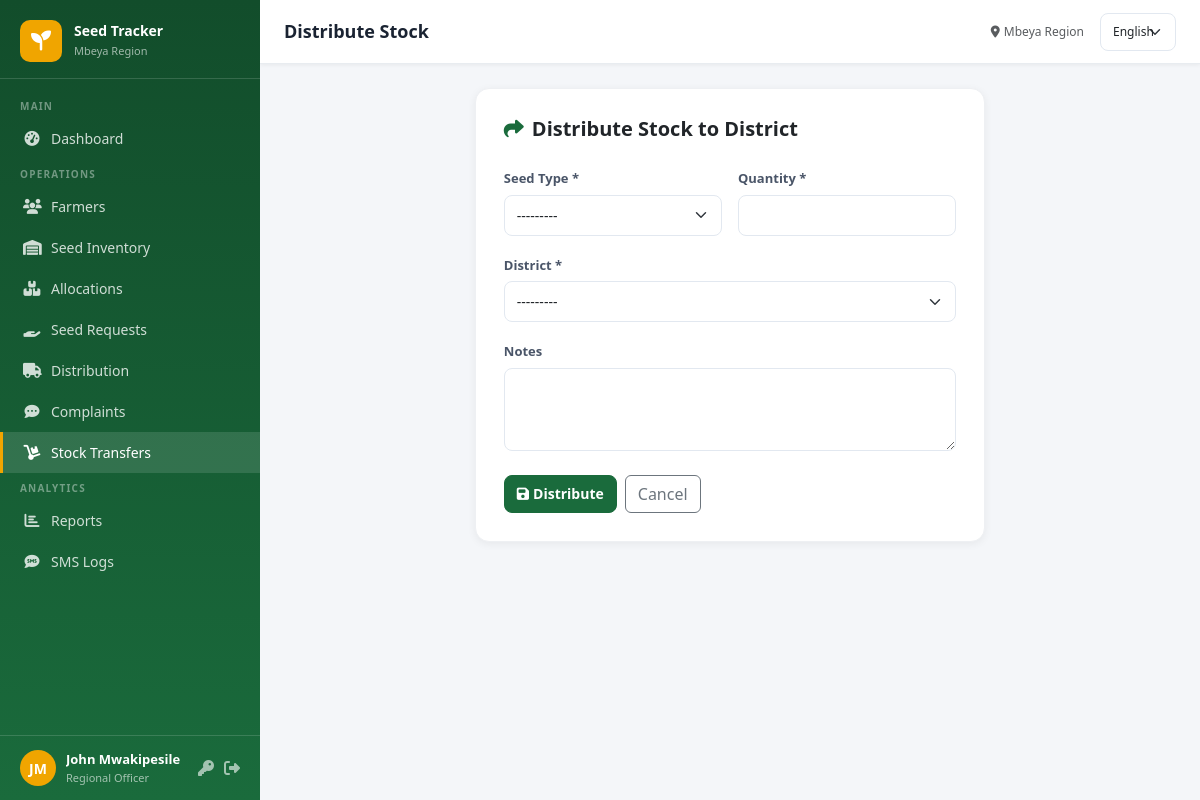
The app's page /stock/distribute/ (signed in) with its own data.
### core/models.py (models this page shows, shortened)
class CustomUser(AbstractUser):
    ROLE_CHOICES = [
        ('admin', _('System Administrator')),
        ('regional', _('Regional Officer')),
        ('district', _('District Officer')),
        ('ward', _('Ward Officer')),
        ('village', _('Village Officer')),
        ('extension', _('Agricultural Extension Officer (Bwana Shamba)')),
        ('farmer', _('Farmer (Mkulima)')),
    ]
    role = models.CharField(max_length=20, choices=ROLE_CHOICES, default='village')
    region = models.ForeignKey(Region, on_delete=models.SET_NULL, null=True, blank=True)
    district = models.ForeignKey(District, on_delete=models.SET_NULL, null=True, blank=True)
    ward = models.ForeignKey(Ward, on_delete=models.SET_NULL, null=True, blank=True)
    village = models.ForeignKey(Village, on_delete=models.SET_NULL, null=True, blank=True)
    phone = models.CharField(max_length=20, blank=True)

### core/views.py (the view, shortened to what this page needs)
# urls.py: path('stock/distribute/', views.stock_distribute, name='stock_distribute'),
@login_required
@role_required('regional','district','ward')
def stock_distribute(request):
    user = request.user
    form = StockDistributeForm(request.POST or None, user=user)
    return render(request, 'core/stock_distribute_form.html', {'form': form})

### core/forms.py
class StockDistributeForm(forms.Form):
    seed_type = forms.ModelChoiceField(queryset=SeedType.objects.all(), widget=forms.Select(attrs={'class':'form-select'}))
    quantity = forms.DecimalField(max_digits=12, decimal_places=2, min_value=0.01, widget=forms.NumberInput(attrs={'class':'form-control'}))
    target = forms.ModelChoiceField(queryset=District.objects.none(), widget=forms.Select(attrs={'class':'form-select'}))
    notes = forms.CharField(required=False, widget=forms.Textarea(attrs={'class':'form-control','rows':3}))
    def __init__(self, *args, user=None, **kwargs):
        super().__init__(*args, **kwargs)
        self.user = user
        model, parent_attr, label = TARGET_MODEL_BY_ROLE.get(user.role, (District.objects.none().model, None, 'Target'))
        self.fields['target'].label = label
        if parent_attr:
            parent_value = getattr(user, parent_attr)
            self.fields['target'].queryset = model.objects.filter(**{parent_attr: parent_value}) if parent_value else model.objects.none()

### core/models.py (called while the page is built)
    def __str__(self): return self.name

    def __str__(self): return f"{self.name} ({self.region})"

    def __str__(self): return self.name

### templates/core/stock_distribute_form.html (shortened to what this page needs)
{% extends 'base.html' %}
{% load i18n %}
{% block page_title %}{% trans "Distribute Stock" %}{% endblock %}
{% block content %}
<div class="row justify-content-center">
  <div class="col-lg-7">
    <div class="form-card">
      <h5 style="font-weight:700;margin-bottom:24px"><i class="fas fa-share me-2" style="color:#1a6b3c"></i>{% blocktrans with target=form.fields.target.label %}Distribute Stock to {{ target }}{% endblocktrans %}</h5>
      <form method="post">
        <div class="row g-3">
          <div class="col-md-6"><label class="form-label">{% trans "Seed Type" %} *</label>{{ form.seed_type }}</div>
          <div class="col-md-6"><label class="form-label">{% trans "Quantity" %} *</label>{{ form.quantity }}</div>
          <div class="col-12"><label class="form-label">{{ form.fields.target.label }} *</label>{{ form.target }}</div>
          <div class="col-12"><label class="form-label">{% trans "Notes" %}</label>{{ form.notes }}</div>
        </div>
        <div class="d-flex gap-2 mt-4">
          <button type="submit" class="btn btn-primary"><i class="fas fa-save me-1"></i>{% trans "Distribute" %}</button>
          <a href="{% url 'stock_list' %}" class="btn btn-outline-secondary">{% trans "Cancel" %}</a>
        </div>
      </form>
    </div>
  </div>
</div>
{% endblock %}

### templates/base.html (shortened to what this page needs)
{% load i18n %}
<!DOCTYPE html>
<html lang="{{ LANGUAGE_CODE }}">
<head>
<link href="https://cdn.jsdelivr.net/npm/bootstrap@5.3.2/dist/css/bootstrap.min.css" rel="stylesheet">
<link href="https://cdnjs.cloudflare.com/ajax/libs/font-awesome/6.5.0/css/all.min.css" rel="stylesheet">
</head>
<body>
{% if user.is_authenticated %}
<div id="sidebar">
  <div class="sidebar-brand">
    <div class="logo-icon"><i class="fas fa-seedling"></i></div>
    <div class="brand-text">
      <h6>Seed Tracker</h6>
      <small>Mbeya Region</small>
    </div>
  </div>
  <nav class="sidebar-nav">
    {% if user.role == 'farmer' %}
    <div class="nav-section-label">{% trans "Farmer" %}</div>
    <a href="{% url 'farmer_dashboard' %}" class="nav-link {% if request.resolver_match.url_name == 'farmer_dashboard' %}active{% endif %}">
      <i class="fas fa-tachometer-alt"></i> {% trans "Dashboard" %}
    </a>
    <a href="{% url 'farmer_profile_edit' %}" class="nav-link {% if 'profile' in request.resolver_match.url_name %}active{% endif %}">
      <i class="fas fa-tractor"></i> {% trans "My Farm Info" %}
    </a>
    <a href="{% url 'seed_request_create' %}" class="nav-link {% if request.resolver_match.url_name == 'seed_request_create' %}active{% endif %}">
      <i class="fas fa-hand-holding-heart"></i> {% trans "Request Seeds" %}
    </a>
    <a href="{% url 'seed_request_list' %}" class="nav-link {% if request.resolver_match.url_name == 'seed_request_list' %}active{% endif %}">
      <i class="fas fa-hand-holding"></i> {% trans "My Requests" %}
    </a>
    <a href="{% url 'allocation_list' %}" class="nav-link {% if 'allocation' in request.resolver_match.url_name %}active{% endif %}">
      <i class="fas fa-boxes"></i> {% trans "My Allocations" %}
    </a>
    <a href="{% url 'feedback_list' %}" class="nav-link {% if 'feedback' in request.resolver_match.url_name %}active{% endif %}">
      <i class="fas fa-comment-dots"></i> {% trans "Feedback" %}
    </a>
    {% else %}
    <div class="nav-section-label">{% trans "Main" %}</div>
    <a href="{% url 'dashboard' %}" class="nav-link {% if request.resolver_match.url_name == 'dashboard' %}active{% endif %}">
      <i class="fas fa-tachometer-alt"></i> {% trans "Dashboard" %}
    </a>
    <div class="nav-section-label">{% trans "Operations" %}</div>
    <a href="{% url 'farmer_list' %}" class="nav-link {% if 'farmer' in request.resolver_match.url_name %}active{% endif %}">
      <i class="fas fa-users"></i> {% trans "Farmers" %}
    </a>
    {% if user.role == 'regional' or user.role == 'admin' %}
    <a href="{% url 'inventory_list' %}" class="nav-link {% if 'inventory' in request.resolver_match.url_name %}active{% endif %}">
      <i class="fas fa-warehouse"></i> {% trans "Seed Inventory" %}
    </a>
    {% endif %}
    <a href="{% url 'allocation_list' %}" class="nav-link {% if 'allocation' in request.resolver_match.url_name %}active{% endif %}">
      <i class="fas fa-boxes"></i> {% trans "Allocations" %}
    </a>
    <a href="{% url 'seed_request_list' %}" class="nav-link {% if 'seed_request' in request.resolver_match.url_name %}active{% endif %}">
      <i class="fas fa-hand-holding"></i> {% trans "Seed Requests" %}
    </a>
    <a href="{% url 'distribution_list' %}" class="nav-link {% if 'distribution' in request.resolver_match.url_name %}active{% endif %}">
      <i class="fas fa-truck"></i> {% trans "Distribution" %}
    </a>
    <a href="{% url 'feedback_list' %}" class="nav-link {% if 'feedback' in request.resolver_match.url_name %}active{% endif %}">
      <i class="fas fa-comment-dots"></i> {% trans "Complaints" %}
    </a>
    {% if user.role != 'extension' %}
    <a href="{% url 'stock_list' %}" class="nav-link {% if 'stock' in request.resolver_match.url_name %}active{% endif %}">
      <i class="fas fa-dolly"></i> {% trans "Stock Transfers" %}
    </a>
    {% endif %}
    <div class="nav-section-label">{% trans "Analytics" %}</div>
    <a href="{% url 'reports' %}" class="nav-link {% if 'report' in request.resolver_match.url_name %}active{% endif %}">
      <i class="fas fa-chart-bar"></i> {% trans "Reports" %}
    </a>
    <a href="{% url 'sms_logs' %}" class="nav-link {% if 'sms' in request.resolver_match.url_name %}active{% endif %}">
      <i class="fas fa-sms"></i> {% trans "SMS Logs" %}
    </a>
    {% endif %}
  </nav>
  <div class="sidebar-user">
    <div class="user-avatar">{{ user.first_name|first|upper }}{{ user.last_name|first|upper }}</div>
    <div class="user-info">
      <div class="user-name">{{ user.get_full_name|default:user.username }}</div>
      <div class="user-role">{{ user.get_role_display }}</div>
    </div>
    <a href="{% url 'change_password' %}" title="{% trans 'Change Password' %}" style="color:rgba(255,255,255,.6)"><i class="fas fa-key"></i></a>
    <a href="{% url 'logout' %}" title="{% trans 'Logout' %}" style="color:rgba(255,255,255,.6)"><i class="fas fa-sign-out-alt"></i></a>
  </div>
</div>
<div id="main">
  <div id="topbar">
    <h1 class="page-title">{% block page_title %}{% trans "Dashboard" %}{% endblock %}</h1>
    <div class="d-flex align-items-center gap-3">
      <span class="text-muted" style="font-size:12px;"><i class="fas fa-map-marker-alt me-1"></i>{% trans "Mbeya Region" %}</span>
      <form action="{% url 'set_language' %}" method="post" class="d-flex align-items-center">
        <select name="language" onchange="this.form.submit()" class="form-select form-select-sm" style="font-size:12px;width:auto;">
          {% get_current_language as CURRENT_LANGUAGE %}
          {% get_available_languages as AVAILABLE_LANGUAGES %}
          {% for lang_code, lang_name in AVAILABLE_LANGUAGES %}
          <option value="{{ lang_code }}" {% if lang_code == CURRENT_LANGUAGE %}selected{% endif %}>{{ lang_name }}</option>
          {% endfor %}
        </select>
      </form>
    </div>
  </div>
  <div class="content-area">
    {% block content %}{% endblock %}
  </div>
</div>
{% else %}
{% block auth_content %}{% endblock %}
{% endif %}
</body>
</html>

### templates/base.html (style rules this page uses)
:root { --primary: #1a6b3c; --primary-dark: #124d2b; --primary-light: #e8f5ee; --accent: #f0a500; --accent-light: #fff8e6; --sidebar-width: 260px; --topbar-height: 64px; }
body { background: #f4f6f9; font-family: 'Segoe UI', sans-serif; }
#sidebar { width: var(--sidebar-width); height: 100vh; position: fixed; top: 0; left: 0; background: linear-gradient(180deg, var(--primary-dark) 0%, var(--primary) 100%); z-index: 1000; overflow-y: auto; transition: transform .3s ease; display: flex; flex-direction: column; }
.sidebar-brand { padding: 20px 20px 16px; border-bottom: 1px solid rgba(255,255,255,.15); display: flex; align-items: center; gap: 12px; }
.sidebar-brand .logo-icon { width: 42px; height: 42px; background: var(--accent); border-radius: 10px; display: flex; align-items: center; justify-content: center; font-size: 20px; color: #fff; flex-shrink: 0; }
.sidebar-brand .brand-text { line-height: 1.2; }
.sidebar-brand .brand-text h6 { margin: 0; color: #fff; font-size: 14px; font-weight: 700; }
.sidebar-brand .brand-text small { color: rgba(255,255,255,.6); font-size: 11px; }
.sidebar-nav { padding: 12px 0; flex: 1; }
.nav-section-label { padding: 8px 20px 4px; font-size: 10px; text-transform: uppercase; letter-spacing: 1.2px; color: rgba(255,255,255,.4); font-weight: 600; }
.sidebar-nav .nav-link { padding: 10px 20px; color: rgba(255,255,255,.8); display: flex; align-items: center; gap: 10px; font-size: 14px; border-radius: 0; transition: all .2s; text-decoration: none; border-left: 3px solid transparent; }
.sidebar-nav .nav-link:hover, .sidebar-nav .nav-link.active { background: rgba(255,255,255,.12); color: #fff; border-left-color: var(--accent); }
.sidebar-nav .nav-link i { width: 18px; text-align: center; font-size: 15px; }
.sidebar-user { padding: 14px 20px; border-top: 1px solid rgba(255,255,255,.15); display: flex; align-items: center; gap: 10px; }
.sidebar-user .user-avatar { width: 36px; height: 36px; border-radius: 50%; background: var(--accent); display: flex; align-items: center; justify-content: center; color: #fff; font-weight: 700; font-size: 14px; }
.sidebar-user .user-info { flex: 1; min-width: 0; }
.sidebar-user .user-info .user-name { color: #fff; font-size: 13px; font-weight: 600; white-space: nowrap; overflow: hidden; text-overflow: ellipsis; }
.sidebar-user .user-info .user-role { color: rgba(255,255,255,.6); font-size: 11px; }
#main { margin-left: var(--sidebar-width); min-height: 100vh; display: flex; flex-direction: column; }
#topbar { height: var(--topbar-height); background: #fff; border-bottom: 1px solid #e8ecf0; display: flex; align-items: center; padding: 0 24px; gap: 16px; position: sticky; top: 0; z-index: 99; box-shadow: 0 1px 4px rgba(0,0,0,.06); }
#topbar .page-title { font-size: 18px; font-weight: 700; color: #1a2332; margin: 0; flex: 1; }
.content-area { padding: 24px; flex: 1; }
.form-card { background: #fff; border-radius: 14px; padding: 28px; box-shadow: 0 2px 8px rgba(0,0,0,.06); border: 1px solid #eef0f3; }
.form-label { font-size: 13px; font-weight: 600; color: #4a5568; margin-bottom: 6px; }
.form-control, .form-select { border-radius: 8px; border: 1.5px solid #e2e8f0; font-size: 14px; padding: 9px 12px; transition: border-color .2s, box-shadow .2s; }
.btn-primary { background: var(--primary); border-color: var(--primary); border-radius: 8px; font-weight: 600; font-size: 14px; }

### records on screen
CustomUser: first_name|first "J", last_name|first "M", get_full_name "John Mwakipesile", role "Regional Officer"

### other values on screen
form field language "English"
